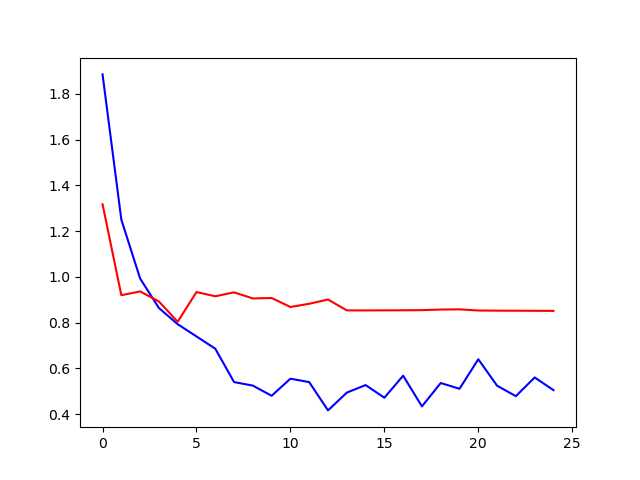

Reproduce this figure in Python.
from Main import *
from torchvision import models
import torch.nn as nn
import torch.optim as optim
from torch.optim import lr_scheduler
from Defining_models import defining_model_to_train_VGG16

device = torch.device("cuda:0" if torch.cuda.is_available() else "cpu")
print(device)

def train_pre_trained_model_VGG16(pre_trained_model):

    criterion = nn.CrossEntropyLoss()

    # Observe that all parameters are being optimized
    optimizer_ft = optim.SGD(pre_trained_model.parameters(), lr=0.001, momentum=0.9)

    # Decay LR by a factor of 0.1 every 7 epochs
    exp_lr_scheduler = lr_scheduler.StepLR(optimizer_ft, step_size=7, gamma=0.1)

    dataloaders = defining_data()[0]

    model_ft = train_model(pre_trained_model, dataloaders, criterion, optimizer_ft, exp_lr_scheduler)

    return model_ft


def main_train_VGG16(num_classes):

    # Defining the model
    model_ft = defining_model_to_train_VGG16(num_classes)

    # Training the model
    model_trained = train_pre_trained_model_VGG16(model_ft)

    return model_trained

#Paris: num_classes = 11
#Oxford: num_classes = 12

num_classes = 12
model_ft = main_train_VGG16(num_classes)

torch.save(model_ft.state_dict(),"VGG16_Oxford_25.pt")